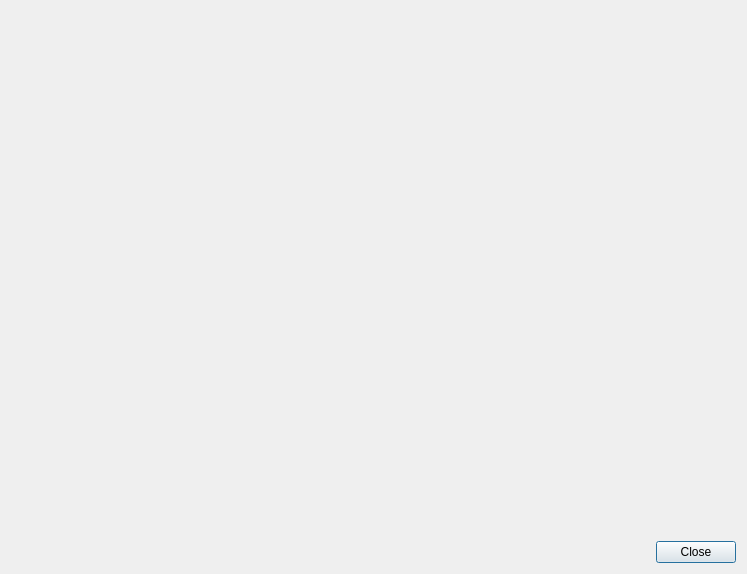
<?xml version="1.0" encoding="UTF-8"?>
<ui version="4.0">
 <class>StockCardDialog</class>
 <widget class="QDialog" name="StockCardDialog">
  <property name="geometry">
   <rect>
    <x>0</x>
    <y>0</y>
    <width>747</width>
    <height>574</height>
   </rect>
  </property>
  <property name="windowTitle">
   <string>Dialog</string>
  </property>
  <layout class="QVBoxLayout" name="verticalLayout">
   <item>
    <widget class="LibGUI::TableWidget" name="table" native="true"/>
   </item>
   <item>
    <layout class="QHBoxLayout" name="horizontalLayout">
     <item>
      <spacer name="horizontalSpacer">
       <property name="orientation">
        <enum>Qt::Horizontal</enum>
       </property>
       <property name="sizeHint" stdset="0">
        <size>
         <width>40</width>
         <height>20</height>
        </size>
       </property>
      </spacer>
     </item>
     <item>
      <widget class="QPushButton" name="pushButton">
       <property name="text">
        <string>Close</string>
       </property>
      </widget>
     </item>
    </layout>
   </item>
  </layout>
 </widget>
 <customwidgets>
  <customwidget>
   <class>LibGUI::TableWidget</class>
   <extends>QWidget</extends>
   <header location="global">tablewidget.h</header>
   <container>1</container>
  </customwidget>
 </customwidgets>
 <resources/>
 <connections>
  <connection>
   <sender>pushButton</sender>
   <signal>clicked()</signal>
   <receiver>StockCardDialog</receiver>
   <slot>close()</slot>
   <hints>
    <hint type="sourcelabel">
     <x>649</x>
     <y>359</y>
    </hint>
    <hint type="destinationlabel">
     <x>429</x>
     <y>286</y>
    </hint>
   </hints>
  </connection>
 </connections>
</ui>
